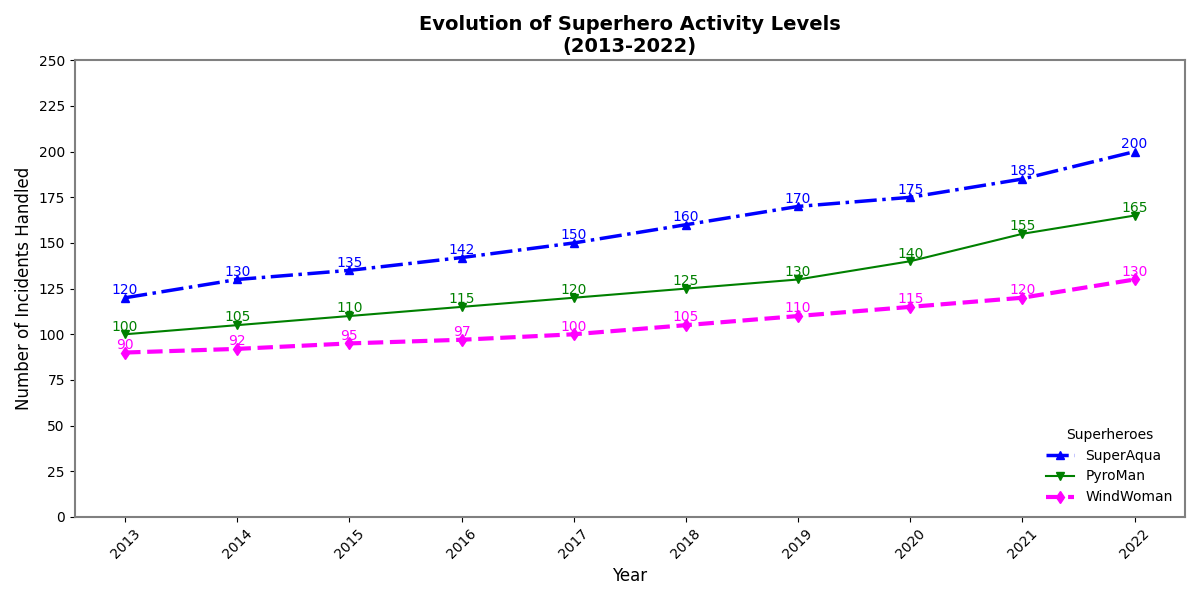

Reproduce this figure in Python.
import matplotlib.pyplot as plt
import numpy as np

# Define years
years = np.array(list(range(2013, 2023)))

# Heroic activities data
superaqua_activities = np.array([120, 130, 135, 142, 150, 160, 170, 175, 185, 200])
pyroman_activities = np.array([100, 105, 110, 115, 120, 125, 130, 140, 155, 165])
windwoman_activities = np.array([90, 92, 95, 97, 100, 105, 110, 115, 120, 130])

# Create the plot
plt.figure(figsize=(12, 6))

# Plot each superhero's activities with varied styles
plt.plot(years, superaqua_activities, marker='^', linestyle='-.', color='blue', linewidth=2.5, label='SuperAqua')
plt.plot(years, pyroman_activities, marker='v', linestyle='-', color='green', linewidth=1.5, label='PyroMan')
plt.plot(years, windwoman_activities, marker='d', linestyle='--', color='magenta', linewidth=3, label='WindWoman')

# Annotate data points
for (x, y) in zip(years, superaqua_activities):
    plt.text(x, y + 2, f'{y}', color='blue', fontsize=10, ha='center')

for (x, y) in zip(years, pyroman_activities):
    plt.text(x, y + 2, f'{y}', color='green', fontsize=10, ha='center')

for (x, y) in zip(years, windwoman_activities):
    plt.text(x, y + 2, f'{y}', color='magenta', fontsize=10, ha='center')

# Title and labels
plt.title('Evolution of Superhero Activity Levels\n(2013-2022)', fontsize=14, fontweight='bold', ha='center')
plt.xlabel('Year', fontsize=12)
plt.ylabel('Number of Incidents Handled', fontsize=12)

# Customize ticks
plt.xticks(years, rotation=45)
plt.yticks(range(0, 251, 25))

# Modify the legend
plt.legend(title='Superheroes', fontsize=10, loc='lower right', borderaxespad=0.5, frameon=False)

# Remove grid lines
plt.grid(False)

# Customize border
for spine in plt.gca().spines.values():
    spine.set_linewidth(1.5)
    spine.set_color('gray')

# Automatically adjust layout
plt.tight_layout()

# Show the plot
plt.show()
